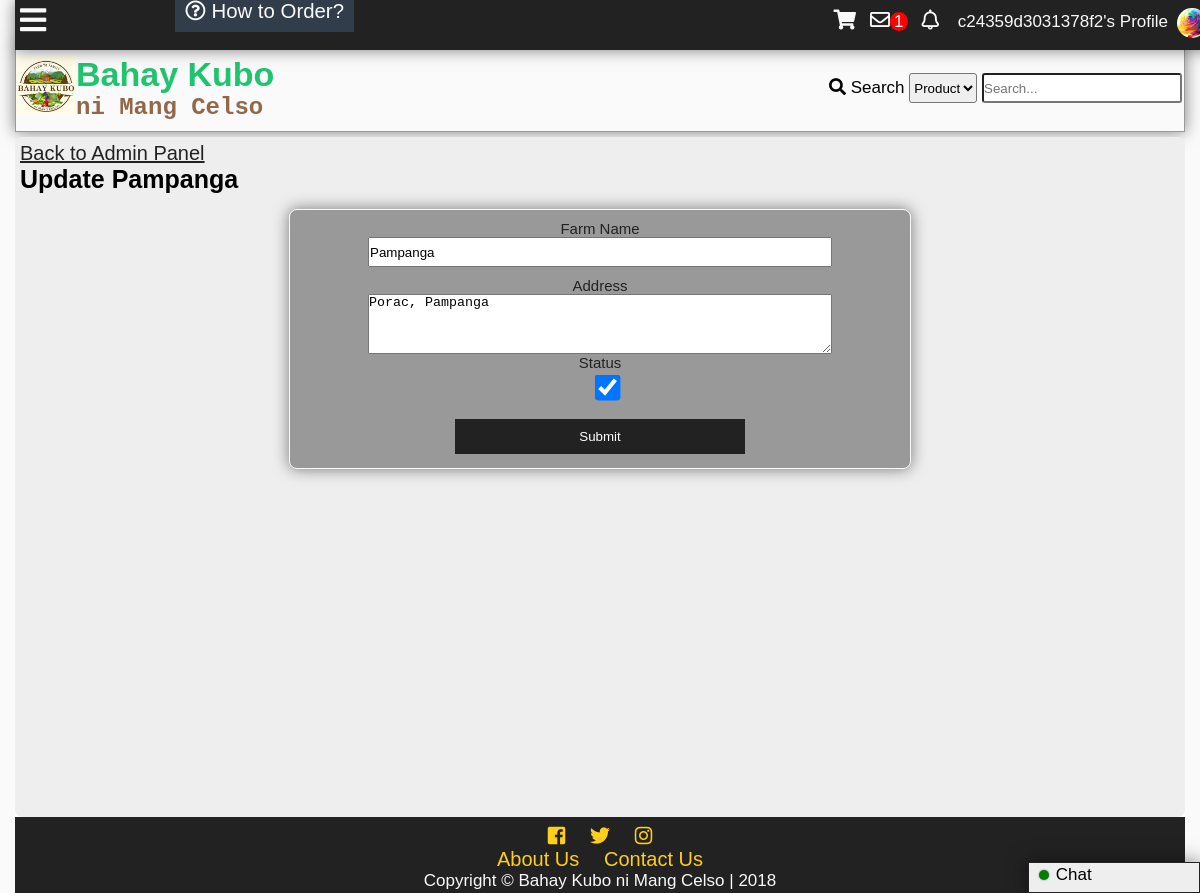
Before: /updatefarm.php?id=1 (signed in) with the older database file.
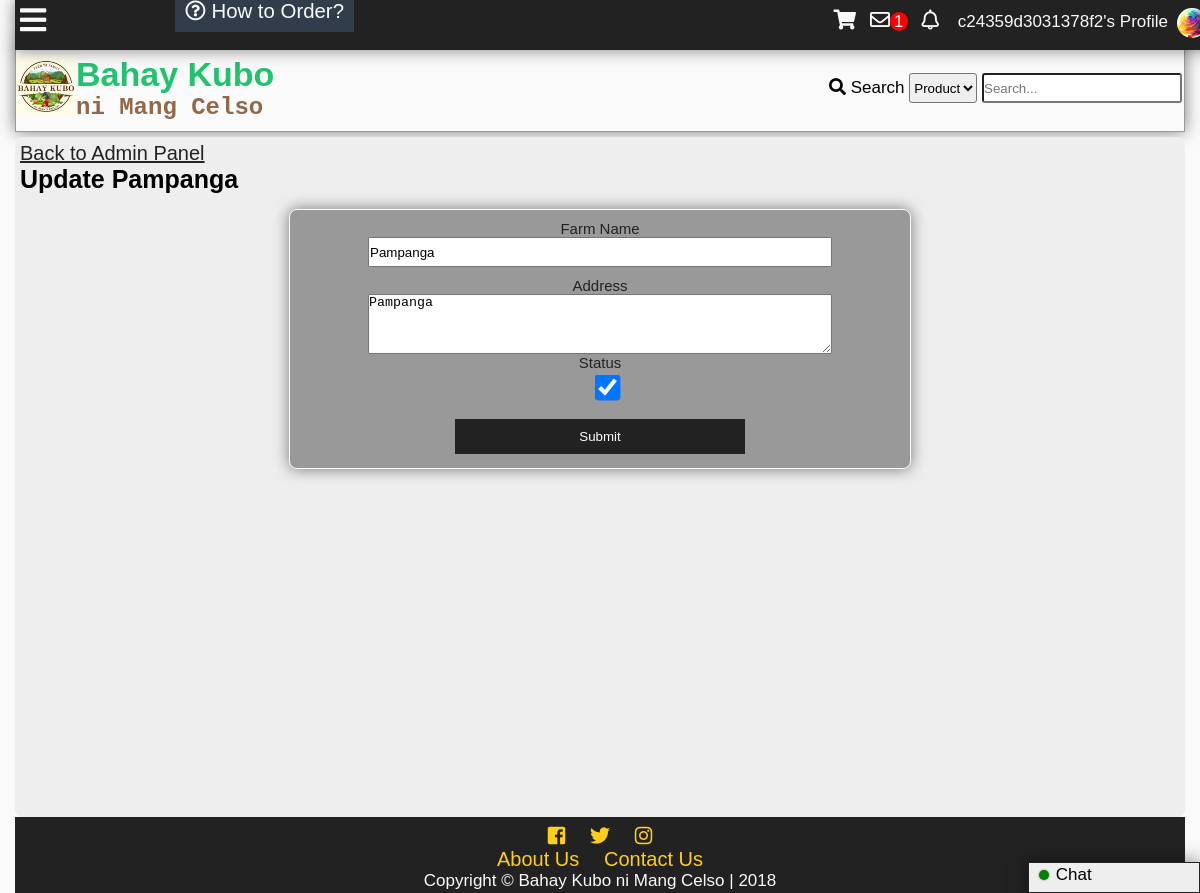
After: the same page with the newer database file.
### tables this page shows
CREATE TABLE `tblfarm` (
  `farmid` int(11) NOT NULL,
  `farmname` varchar(100) NOT NULL,
  `address` varchar(255) NOT NULL,
  `status` int(11) NOT NULL
);

### updatefarm.php (the view, shortened to what this page needs)
<?php
include'functions.php';
require_once'connection.php';
if(isset($_GET['id'])){
$id = $_GET['id'];
}else{
	die('This page doesn\'t exist.');
}
$sql = "SELECT farmid,farmname,address,status FROM tblfarm WHERE farmid='$id'";
$result = $conn->query($sql);
$row=$result->fetch_object();
if(!$row){
	die('This page doesn\'t exist.');
}else{
	$name = $row->farmname;
	$address = $row->address;
	$status = $row->status;
}
?>
<!DOCTYPE html>
<html lang="en">
<head>
    <link rel="stylesheet" href="css/style.css">
  	<link rel="stylesheet" href="css/fontawesome-all.css">
<body onscroll="scrollOpacity()">
	<div class="main-container">
	<div class="other-content">
		<a class="btp" href="adminpanel.php">Back to Admin Panel</a>
		<h1>Update <?php echo $name ?></h1>
		<div class="edit-form">
			<form id="update-farm-form">
				<div>
					<p>Farm Name</p>
					<input type="text" value="<?php echo $name?>" id="farm-name">
				</div>
				<div>
					<p>Address</p>
					<textarea id="farm-address"><?php echo $address ?></textarea>
				</div>
				<div>
					<p>Status</p>
					<?php
						if($status==1){
					echo'<input checked type="checkbox" id="status">;';
					}else{
					echo'<input type="checkbox" id="status">';
					}
					?>
				</div>
				<div>
					<br>
					<button>Submit</button>
				</div>
			</form>
		</div>
	</div>
	</div>
</body>
</html>

Changed rows visible on the page:
changed tblfarm "Pampanga": address "Porac, Pampanga" → "Pampanga"
